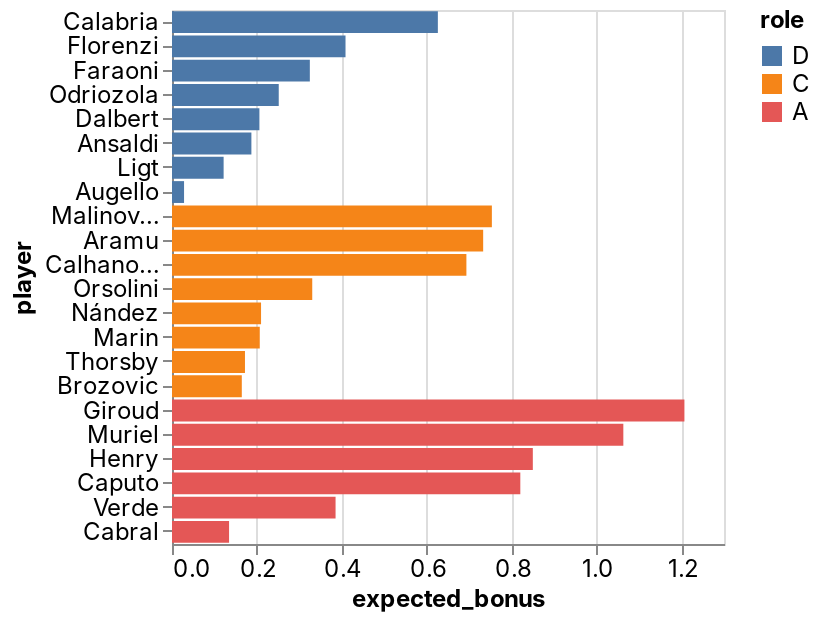

Notebook code cell kept with this figure:
### Code cell
_deepnote_run_altair(team, """{"$schema":"https://vega.github.io/schema/vega-lite/v4.json","mark":{"type":"bar","tooltip":{"content":"data"}},"height":220,"autosize":{"type":"fit"},"data":{"name":"placeholder"},"encoding":{"x":{"field":"expected_bonus","type":"quantitative","sort":null,"scale":{"type":"linear","zero":false}},"y":{"field":"player","type":"nominal","sort":null,"scale":{"type":"linear","zero":true}},"color":{"field":"role","type":"nominal","sort":null,"scale":{"type":"linear","zero":false}}}}""")

### Figure 1 — Vega-Lite specification as saved in the notebook (floating-point values rounded to 4 significant figures)
{"config": {"view": {"continuousWidth": 400, "continuousHeight": 300}, "area": {"fill": "#51C0E9"}, "axis": {"labelFont": "Inter, sans-serif", "labelFontSize": 12, "labelFontWeight": "normal", "labelLimit": 60, "labelOverlap": "greedy", "titleFont": "Inter, sans-serif", "titleFontSize": 12, "titleFontWeight": "bold"}, "background": "#ffffff", "legend": {"labelFont": "Inter, sans-serif", "labelFontSize": 12, "titleFont": "Inter, sans-serif", "titleFontSize": 12, "titleFontWeight": "bold"}, "line": {"stroke": "#51C0E9", "strokeWidth": 2}, "rect": {"fill": "#51C0E9"}, "title": {"anchor": "start", "color": "#000000", "font": "Inter, sans-serif", "fontSize": 22, "fontWeight": "normal"}}, "data": {"name": "data-ff7a2944cbdb1f0e0136a4451f58c376"}, "mark": {"type": "bar", "tooltip": {"content": "data"}}, "autosize": {"type": "fit"}, "encoding": {"color": {"type": "nominal", "field": "role", "scale": {"type": "linear", "zero": false}, "sort": null}, "x": {"type": "quantitative", "field": "expected_bonus", "scale": {"type": "linear", "zero": false}, "sort": null}, "y": {"type": "nominal", "field": "player", "scale": {"type": "linear", "zero": true}, "sort": null}}, "height": 300, "width": "container", "$schema": "https://vega.github.io/schema/vega-lite/v4.json", "datasets": {"data-ff7a2944cbdb1f0e0136a4451f58c376": [{"fanta_team": "AC Picchia", "role": "D", "player": "Calabria", "team": "AC Milan", "opponent": "Sampdoria", "date": "2022-02-13T00:00:00", "expected_bonus": 0.6261}, {"fanta_team": "AC Picchia", "role": "D", "player": "Florenzi", "team": "AC Milan", "opponent": "Sampdoria", "date": "2022-02-13T00:00:00", "expected_bonus": 0.4086}, {"fanta_team": "AC Picchia", "role": "D", "player": "Faraoni", "team": "Verona", "opponent": "Udinese", "date": "2022-02-13T00:00:00", "expected_bonus": 0.3246}, {"fanta_team": "AC Picchia", "role": "D", "player": "Odriozola", "team": "Fiorentina", "opponent": "Spezia", "date": "2022-02-14T00:00:00", "expected_bonus": 0.2514}, {"fanta_team": "AC Picchia", "role": "D", "player": "Dalbert", "team": "Cagliari", "opponent": "Empoli", "date": "2022-02-13T00:00:00", "expected_bonus": 0.2058}, {"fanta_team": "AC Picchia", "role": "D", "player": "Ansaldi", "team": "Torino", "opponent": "Venezia", "date": "2022-02-12T00:00:00", "expected_bonus": 0.187}, {"fanta_team": "AC Picchia", "role": "D", "player": "Ligt", "team": "Juventus", "opponent": "Atalanta", "date": "2022-02-13T00:00:00", "expected_bonus": 0.1216}, {"fanta_team": "AC Picchia", "role": "D", "player": "Augello", "team": "Sampdoria", "opponent": "AC Milan", "date": "2022-02-13T00:00:00", "expected_bonus": 0.02838}, {"fanta_team": "AC Picchia", "role": "C", "player": "Malinovskiy", "team": "Atalanta", "opponent": "Juventus", "date": "2022-02-13T00:00:00", "expected_bonus": 0.7533}, {"fanta_team": "AC Picchia", "role": "C", "player": "Aramu", "team": "Venezia", "opponent": "Torino", "date": "2022-02-12T00:00:00", "expected_bonus": 0.7328}, {"fanta_team": "AC Picchia", "role": "C", "player": "Calhanoglu", "team": "Inter", "opponent": "Napoli", "date": "2022-02-12T00:00:00", "expected_bonus": 0.6933}, {"fanta_team": "AC Picchia", "role": "C", "player": "Orsolini", "team": "Bologna", "opponent": "Lazio", "date": "2022-02-12T00:00:00", "expected_bonus": 0.3303}, {"fanta_team": "AC Picchia", "role": "C", "player": "Nández", "team": "Cagliari", "opponent": "Empoli", "date": "2022-02-13T00:00:00", "expected_bonus": 0.2097}, {"fanta_team": "AC Picchia", "role": "C", "player": "Marin", "team": "Cagliari", "opponent": "Empoli", "date": "2022-02-13T00:00:00", "expected_bonus": 0.2067}, {"fanta_team": "AC Picchia", "role": "C", "player": "Thorsby", "team": "Sampdoria", "opponent": "AC Milan", "date": "2022-02-13T00:00:00", "expected_bonus": 0.1719}, {"fanta_team": "AC Picchia", "role": "C", "player": "Brozovic", "team": "Inter", "opponent": "Napoli", "date": "2022-02-12T00:00:00", "expected_bonus": 0.1644}, {"fanta_team": "AC Picchia", "role": "A", "player": "Giroud", "team": "AC Milan", "opponent": "Sampdoria", "date": "2022-02-13T00:00:00", "expected_bonus": 1.207}, {"fanta_team": "AC Picchia", "role": "A", "player": "Muriel", "team": "Atalanta", "opponent": "Juventus", "date": "2022-02-13T00:00:00", "expected_bonus": 1.063}, {"fanta_team": "AC Picchia", "role": "A", "player": "Henry", "team": "Venezia", "opponent": "Torino", "date": "2022-02-12T00:00:00", "expected_bonus": 0.8498}, {"fanta_team": "AC Picchia", "role": "A", "player": "Caputo", "team": "Sampdoria", "opponent": "AC Milan", "date": "2022-02-13T00:00:00", "expected_bonus": 0.8203}, {"fanta_team": "AC Picchia", "role": "A", "player": "Verde", "team": "Spezia", "opponent": "Fiorentina", "date": "2022-02-14T00:00:00", "expected_bonus": 0.3852}, {"fanta_team": "AC Picchia", "role": "A", "player": "Cabral", "team": "Fiorentina", "opponent": "Spezia", "date": "2022-02-14T00:00:00", "expected_bonus": 0.1344}]}}
